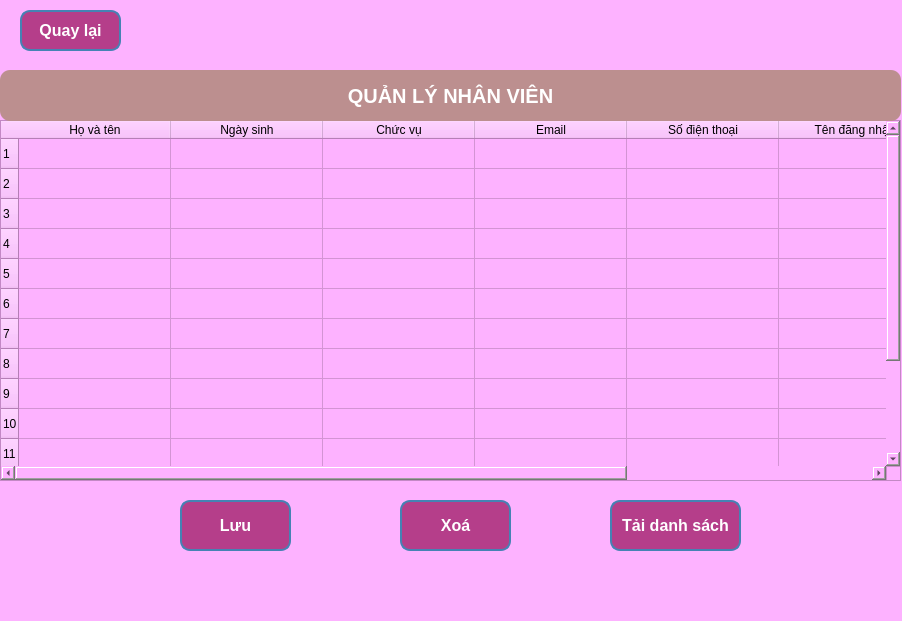
<?xml version="1.0" encoding="UTF-8"?>
<ui version="4.0">
 <class>MainWindow</class>
 <widget class="QMainWindow" name="MainWindow">
  <property name="geometry">
   <rect>
    <x>0</x>
    <y>0</y>
    <width>902</width>
    <height>621</height>
   </rect>
  </property>
  <property name="palette">
   <palette>
    <active>
     <colorrole role="WindowText">
      <brush brushstyle="SolidPattern">
       <color alpha="255">
        <red>248</red>
        <green>226</green>
        <blue>211</blue>
       </color>
      </brush>
     </colorrole>
     <colorrole role="Button">
      <brush brushstyle="SolidPattern">
       <color alpha="255">
        <red>253</red>
        <green>178</green>
        <blue>255</blue>
       </color>
      </brush>
     </colorrole>
     <colorrole role="Base">
      <brush brushstyle="SolidPattern">
       <color alpha="255">
        <red>253</red>
        <green>178</green>
        <blue>255</blue>
       </color>
      </brush>
     </colorrole>
     <colorrole role="Window">
      <brush brushstyle="SolidPattern">
       <color alpha="255">
        <red>253</red>
        <green>178</green>
        <blue>255</blue>
       </color>
      </brush>
     </colorrole>
    </active>
    <inactive>
     <colorrole role="WindowText">
      <brush brushstyle="SolidPattern">
       <color alpha="255">
        <red>248</red>
        <green>226</green>
        <blue>211</blue>
       </color>
      </brush>
     </colorrole>
     <colorrole role="Button">
      <brush brushstyle="SolidPattern">
       <color alpha="255">
        <red>253</red>
        <green>178</green>
        <blue>255</blue>
       </color>
      </brush>
     </colorrole>
     <colorrole role="Base">
      <brush brushstyle="SolidPattern">
       <color alpha="255">
        <red>253</red>
        <green>178</green>
        <blue>255</blue>
       </color>
      </brush>
     </colorrole>
     <colorrole role="Window">
      <brush brushstyle="SolidPattern">
       <color alpha="255">
        <red>253</red>
        <green>178</green>
        <blue>255</blue>
       </color>
      </brush>
     </colorrole>
    </inactive>
    <disabled>
     <colorrole role="WindowText">
      <brush brushstyle="SolidPattern">
       <color alpha="255">
        <red>120</red>
        <green>120</green>
        <blue>120</blue>
       </color>
      </brush>
     </colorrole>
     <colorrole role="Button">
      <brush brushstyle="SolidPattern">
       <color alpha="255">
        <red>253</red>
        <green>178</green>
        <blue>255</blue>
       </color>
      </brush>
     </colorrole>
     <colorrole role="Base">
      <brush brushstyle="SolidPattern">
       <color alpha="255">
        <red>253</red>
        <green>178</green>
        <blue>255</blue>
       </color>
      </brush>
     </colorrole>
     <colorrole role="Window">
      <brush brushstyle="SolidPattern">
       <color alpha="255">
        <red>253</red>
        <green>178</green>
        <blue>255</blue>
       </color>
      </brush>
     </colorrole>
    </disabled>
   </palette>
  </property>
  <property name="windowTitle">
   <string>MainWindow</string>
  </property>
  <property name="styleSheet">
   <string notr="true">background-color: rgb(253, 178, 255);</string>
  </property>
  <widget class="QWidget" name="centralwidget">
   <widget class="QTableWidget" name="tableWidget">
    <property name="geometry">
     <rect>
      <x>0</x>
      <y>120</y>
      <width>901</width>
      <height>361</height>
     </rect>
    </property>
    <property name="styleSheet">
     <string notr="true">color: rgb(0, 0, 0);
font: 87 10pt &quot;Segoe UI Black&quot;;</string>
    </property>
    <attribute name="horizontalHeaderDefaultSectionSize">
     <number>152</number>
    </attribute>
    <attribute name="horizontalHeaderStretchLastSection">
     <bool>true</bool>
    </attribute>
    <row>
     <property name="text">
      <string>1</string>
     </property>
    </row>
    <row>
     <property name="text">
      <string>2</string>
     </property>
    </row>
    <row>
     <property name="text">
      <string>3</string>
     </property>
    </row>
    <row>
     <property name="text">
      <string>4</string>
     </property>
    </row>
    <row>
     <property name="text">
      <string>5</string>
     </property>
    </row>
    <row>
     <property name="text">
      <string>6</string>
     </property>
    </row>
    <row>
     <property name="text">
      <string>7</string>
     </property>
    </row>
    <row>
     <property name="text">
      <string>8</string>
     </property>
    </row>
    <row>
     <property name="text">
      <string>9</string>
     </property>
    </row>
    <row>
     <property name="text">
      <string>10</string>
     </property>
    </row>
    <row>
     <property name="text">
      <string>11</string>
     </property>
    </row>
    <row>
     <property name="text">
      <string>12</string>
     </property>
    </row>
    <row>
     <property name="text">
      <string>13</string>
     </property>
    </row>
    <row>
     <property name="text">
      <string>15</string>
     </property>
    </row>
    <column>
     <property name="text">
      <string>Họ và tên</string>
     </property>
    </column>
    <column>
     <property name="text">
      <string>Ngày sinh</string>
     </property>
    </column>
    <column>
     <property name="text">
      <string>Chức vụ</string>
     </property>
    </column>
    <column>
     <property name="text">
      <string>Email</string>
     </property>
    </column>
    <column>
     <property name="text">
      <string>Số điện thoại</string>
     </property>
    </column>
    <column>
     <property name="text">
      <string>Tên đăng nhập</string>
     </property>
    </column>
    <column>
     <property name="text">
      <string>Mật khẩu</string>
     </property>
    </column>
   </widget>
   <widget class="QPushButton" name="ButtonXoaNV">
    <property name="geometry">
     <rect>
      <x>400</x>
      <y>500</y>
      <width>111</width>
      <height>51</height>
     </rect>
    </property>
    <property name="font">
     <font>
      <pointsize>-1</pointsize>
      <weight>75</weight>
      <bold>true</bold>
     </font>
    </property>
    <property name="styleSheet">
     <string notr="true"> QPushButton {
        background-color: rgb(181, 62, 138);
        color: white;
        font-size: 16px;
        font-weight: bold;
        border-radius: 10px;
        padding: 5px 10px;
        border: 2px solid #4682B4;
    }</string>
    </property>
    <property name="text">
     <string>Xoá</string>
    </property>
   </widget>
   <widget class="QPushButton" name="ButtonTaiNV">
    <property name="geometry">
     <rect>
      <x>610</x>
      <y>500</y>
      <width>131</width>
      <height>51</height>
     </rect>
    </property>
    <property name="font">
     <font>
      <pointsize>-1</pointsize>
      <weight>75</weight>
      <bold>true</bold>
     </font>
    </property>
    <property name="styleSheet">
     <string notr="true"> QPushButton {
        background-color: rgb(181, 62, 138);
        color: white;
        font-size: 16px;
        font-weight: bold;
        border-radius: 10px;
        padding: 5px 10px;
        border: 2px solid #4682B4;
    }</string>
    </property>
    <property name="text">
     <string>Tải danh sách</string>
    </property>
   </widget>
   <widget class="QLabel" name="label">
    <property name="geometry">
     <rect>
      <x>0</x>
      <y>70</y>
      <width>901</width>
      <height>51</height>
     </rect>
    </property>
    <property name="font">
     <font>
      <pointsize>-1</pointsize>
      <weight>75</weight>
      <bold>true</bold>
     </font>
    </property>
    <property name="styleSheet">
     <string notr="true">QLabel {
    background-color: rosybrown; /* Màu nền nâu */
    color: white; /* Màu chữ trắng */
    font-size: 20px; /* Kích thước chữ */
    font-weight: bold; /* Chữ đậm */
    border-radius: 10px; /* Bo tròn góc 10px */
    padding: 5px; /* Khoảng cách giữa nội dung và viền */
}</string>
    </property>
    <property name="text">
     <string>QUẢN LÝ NHÂN VIÊN</string>
    </property>
    <property name="alignment">
     <set>Qt::AlignCenter</set>
    </property>
   </widget>
   <widget class="QPushButton" name="ButtonQuaylaiNV">
    <property name="geometry">
     <rect>
      <x>20</x>
      <y>10</y>
      <width>101</width>
      <height>41</height>
     </rect>
    </property>
    <property name="font">
     <font>
      <pointsize>-1</pointsize>
      <weight>75</weight>
      <bold>true</bold>
     </font>
    </property>
    <property name="styleSheet">
     <string notr="true"> QPushButton {
        background-color: rgb(181, 62, 138);
        color: white;
        font-size: 16px;
        font-weight: bold;
        border-radius: 10px;
        padding: 5px 10px;
        border: 2px solid #4682B4;
    }</string>
    </property>
    <property name="text">
     <string>Quay lại</string>
    </property>
   </widget>
   <widget class="QPushButton" name="ButtonLuuNV">
    <property name="geometry">
     <rect>
      <x>180</x>
      <y>500</y>
      <width>111</width>
      <height>51</height>
     </rect>
    </property>
    <property name="font">
     <font>
      <pointsize>-1</pointsize>
      <weight>75</weight>
      <bold>true</bold>
     </font>
    </property>
    <property name="styleSheet">
     <string notr="true"> QPushButton {
        background-color: rgb(181, 62, 138);
        color: white;
        font-size: 16px;
        font-weight: bold;
        border-radius: 10px;
        padding: 5px 10px;
        border: 2px solid #4682B4;
    }</string>
    </property>
    <property name="text">
     <string>Lưu</string>
    </property>
   </widget>
   <widget class="QLabel" name="label_2">
    <property name="geometry">
     <rect>
      <x>-6</x>
      <y>-25</y>
      <width>911</width>
      <height>591</height>
     </rect>
    </property>
    <property name="text">
     <string/>
    </property>
    <property name="pixmap">
     <pixmap>../../../../Downloads/nen.png</pixmap>
    </property>
    <property name="scaledContents">
     <bool>true</bool>
    </property>
   </widget>
   <zorder>label_2</zorder>
   <zorder>tableWidget</zorder>
   <zorder>ButtonXoaNV</zorder>
   <zorder>ButtonTaiNV</zorder>
   <zorder>label</zorder>
   <zorder>ButtonQuaylaiNV</zorder>
   <zorder>ButtonLuuNV</zorder>
  </widget>
  <widget class="QMenuBar" name="menubar">
   <property name="geometry">
    <rect>
     <x>0</x>
     <y>0</y>
     <width>902</width>
     <height>26</height>
    </rect>
   </property>
  </widget>
  <widget class="QStatusBar" name="statusbar"/>
 </widget>
 <resources/>
 <connections/>
</ui>
